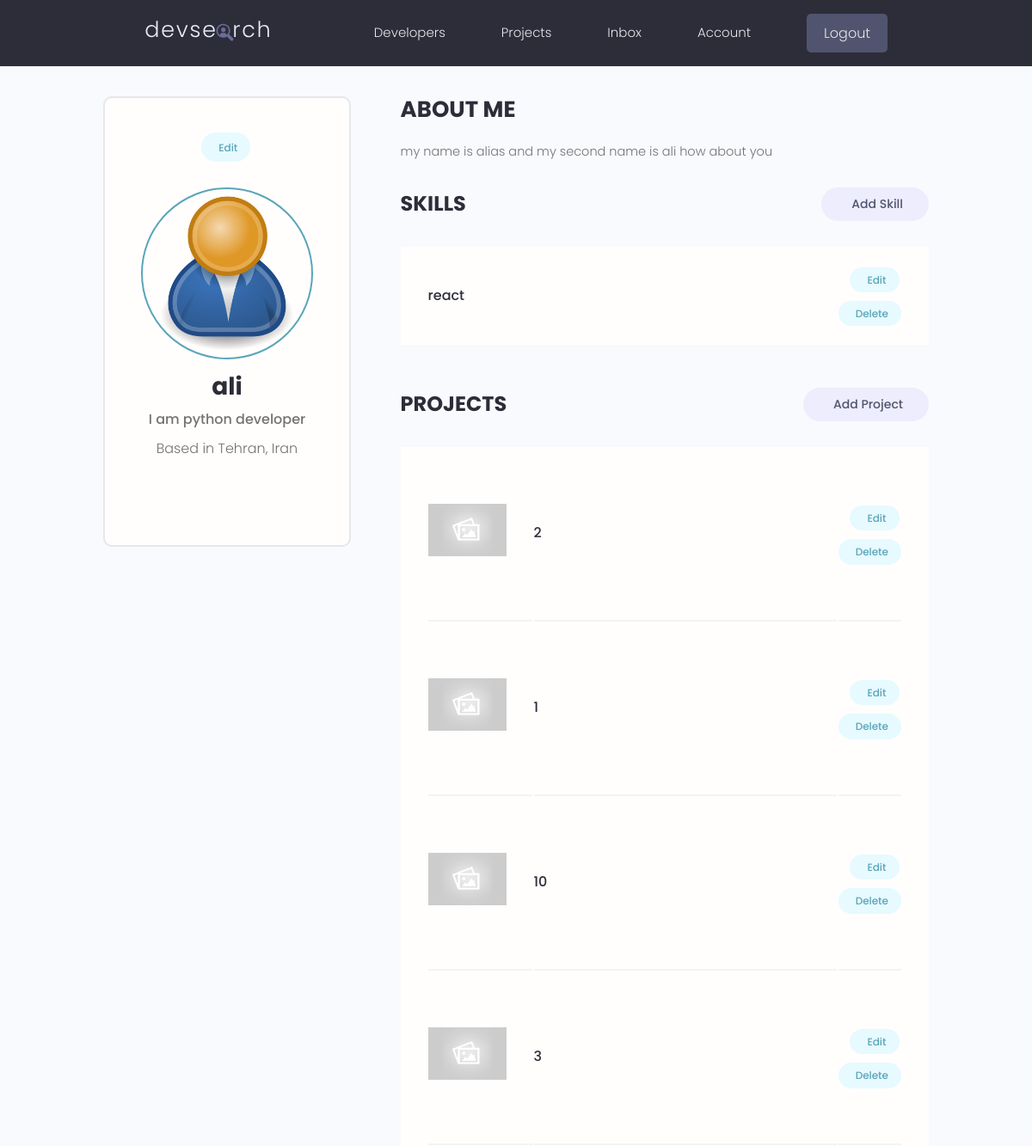
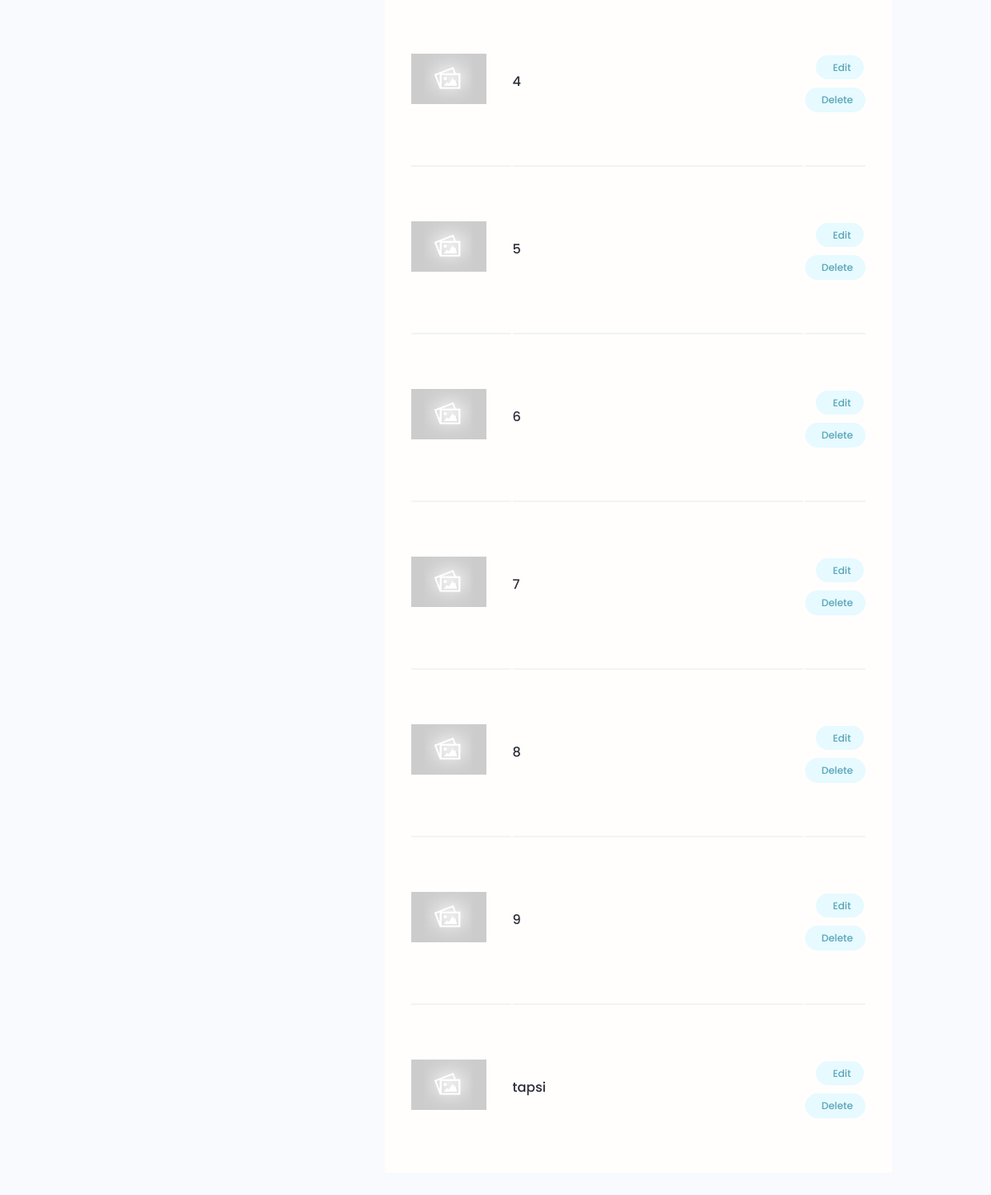
Page /account/ (signed in) on the committed database (2 pictures, top to bottom).
### users/models.py (models this page shows, shortened)
class Profile(models.Model):
    user = models.OneToOneField(User, on_delete=models.CASCADE, null=True, blank=True)
    name = models.CharField(max_length=200, null=True, blank=True)
    email = models.EmailField(max_length=500, null=True, blank=True)
    username = models.CharField(max_length=200, null=True, blank=True)
    location = models.CharField(max_length=200, null=True, blank=True)
    short_intro = models.CharField(max_length=200, null=True, blank=True)
    bio = models.TextField(null=True, blank=True)
    profile_image = models.ImageField(null=True, blank=True, upload_to='profiles/', default='profiles/user-default.png')
    social_github = models.CharField(max_length=200, null=True, blank=True)
    social_twitter = models.CharField(max_length=200, null=True, blank=True)
    social_linkedin = models.CharField(max_length=200, null=True, blank=True)
    social_youtube = models.CharField(max_length=200, null=True, blank=True)
    social_website = models.CharField(max_length=200, null=True, blank=True)
    created = models.DateTimeField(auto_now_add=True)
    id = models.UUIDField(default=uuid.uuid4, unique=True, primary_key=True, editable=False)

class Skill(models.Model):
    owner = models.ForeignKey(Profile, on_delete=models.CASCADE, null=True, blank=True)
    name = models.CharField(max_length=200, null=True, blank=True)
    description = models.TextField(null=True, blank=True)
    created = models.DateTimeField(auto_now_add=True)
    id = models.UUIDField(default=uuid.uuid4, unique=True, primary_key=True, editable=False)

### projects/models.py (models this page shows, shortened)
class Project(models.Model):
    owner = models.ForeignKey(Profile, on_delete=models.SET_NULL, null=True, blank=True)
    title = models.CharField(max_length=200)
    description = models.TextField(null=True, blank=True)
    featured_image = models.ImageField(null=True, blank=True, default='default.jpg')
    demo_link = models.CharField(max_length=2000, null=True, blank=True)
    source_link = models.CharField(max_length=2000, null=True, blank=True)
    tags = models.ManyToManyField('Tag', blank=True)
    vote_total = models.IntegerField(default=0, null=True, blank=True)
    vote_ratio = models.IntegerField(default=0, null=True, blank=True)
    created = models.DateTimeField(auto_now_add=True)
    id = models.UUIDField(default=uuid.uuid4, unique=True, primary_key=True, editable=False)
    class Meta:
        ordering = ['-vote_ratio', '-vote_total', 'title']

### users/views.py (the view)
# urls.py: path('account/', views.userAccount, name='account'),
@login_required(login_url='login')
def userAccount(request):
    profile = request.user.profile
    skills = profile.skill_set.all()
    projects = profile.project_set.all()
    context = {'profile': profile, 'skills':skills, 'projects': projects}
    return render(request, 'users/account.html', context)

### users/templates/users/account.html (shortened to what this page needs)
{% extends "main.html" %}
{% block content %}
  <main class="settingsPage profile my-md">
    <div class="container">
      <div class="layout">
        <div class="column column--1of3">
          <div class="card text-center">
            <div class="card__body dev">
              <a class="tag tag--pill tag--main settings__btn" href="{% url 'edit-account' %}"> Edit</a>
              <img class="avatar avatar--xl dev__avatar" src="{{profile.profile_image.url}}" />
              <h2 class="dev__name">{{profile.name}}</h2>
              <p class="dev__title">{{profile.short_intro}}</p>
              <p class="dev__location">Based in {{profile.location}}</p>
            </div>
          </div>
        </div>
        <div class="column column--2of3">
          <div class="devInfo">
            <h3 class="devInfo__title">About Me</h3>
            <p class="devInfo__about">{{profile.bio}}</p>
          </div>
          <div class="settings">
            <h3 class="settings__title">Skills</h3>
            <a class="tag tag--pill tag--sub settings__btn tag--lg" href="{% url 'create-skill' %}"> Add Skill</a>
          </div>
          <table class="settings__table">
            {% for skill in skills %}
            <tr>
              <td class="settings__tableInfo">
                <h4>{{skill.name}}</h4>
              </td>
              <td class="settings__tableActions">
                <a class="tag tag--pill tag--main settings__btn" href="{% url 'update-skill' skill.id %}"> Edit</a>
                <a class="tag tag--pill tag--main settings__btn" href="{% url 'delete-skill' skill.id %}">
                  Delete</a>
              </td>
            </tr>
            {% endfor %}
          </table>
          <div class="settings">
            <h3 class="settings__title">Projects</h3>
            <a class="tag tag--pill tag--sub settings__btn tag--lg" href="{% url 'add-project' %}"> Add Project</a>
          </div>
          <table class="settings__table">
            {% for project in projects %}
            <tr>
              <td class="settings__thumbnail">
                <a href="{% url 'project' project.id %}"><img src="{{project.featured_image.url}}" alt="Project Thumbnail" /></a>
              </td>
              <td class="settings__tableInfo">
                <a href="{% url 'project' project.id %}">{{project.title}}</a>
              </td>
              <td class="settings__tableActions">
                <a class="tag tag--pill tag--main settings__btn" href="{% url 'update-project' project.id %}"> Edit</a>
                <a class="tag tag--pill tag--main settings__btn" href="{% url 'delete-project' project.id %}">
                  Delete</a>
              </td>
            </tr>
            {% endfor %}
          </table>
        </div>
      </div>
    </div>
  </main>
  {% endblock content %}

### static/styles/app.css (style rules this page uses)
:root { --color-sub: #2d2d39; }
.card { border: 2px solid var(--color-light); }
img { width: 100%; }
.profile .card > .dev { padding: 4rem; }
.dev__avatar { display: block; margin: auto; }
.dev__name { color: var(--color-sub); font-size: 2.8rem; font-weight: 700; margin-top: 1rem; margin-bottom: 0.5rem; }
.dev__title { font-size: 1.6rem; font-weight: 500; line-height: 1.3; }
.dev__location { margin-top: 1rem; }
.devInfo { margin-bottom: 3rem; }
.devInfo__title, .devInfo__subtitle { font-size: 2.6rem; color: var(--color-sub); text-transform: uppercase; font-weight: 700; margin-bottom: 1.5rem; }
.devInfo__about, .devSkill__info { font-size: 1.45rem; line-height: 1.7; text-align: justify; }
.settingsPage .dev > .settings__btn { display: inline-block; margin-bottom: 3rem; }
.settings { display: flex; justify-content: space-between; align-items: center; }
.settings__title { font-size: 2.4rem; text-transform: uppercase; font-weight: 700; color: var(--color-sub); }
.settings__table { margin-top: 3rem; margin-bottom: 5rem; padding: 0 3rem; background: var(--color-white); }
.settings__table tr { width: 100%; }
.settings__table tr > td { padding: 2rem 0; }
.settings__table tr:not(:last-child) td { border-bottom: 2px solid var(--color-white-light); }
.settings__thumbnail { width: 23%; min-width: 10rem; }
.settings__thumbnail img { padding-right: 3rem; height: 15rem; object-fit: contain; }
.settings__tableInfo { width: 100%; }
.settings__tableInfo h4, .settings__tableInfo a { padding-right: 1rem; width: auto; font-size: 1.6rem; font-weight: 500; color: var(--color-sub); }
.settings__tableActions { text-align: right; }

### static/uikit/styles/modules/_variables.css (style rules this page uses)
:root { --color-main: #5aa5b9; --color-main-light: #e6faff; --color-sub: #3f4156; --color-sub-light: #51546e; --color-sub-lighter: #ededfd; --color-text: #737373; --color-gray: #8b8b8b; --color-light: #e5e7eb; --color-light-gray: #767676; --color-bg: #f8fafd; --color-white: #fffefd; --color-white-light: #f3f3f3; --color-success: #359e64; --color-success-bg: #def8e8; --color-error: #fc4b0b; --color-error-bg: #fff2ee; --font-base: 'Poppins', arial, helvetica, 'Segoe UI', roboto, ubuntu, sans-serif; --font-monospace: 'Fira Code', 'Courier New', courier, monospace; --font-regular: 300; --font-medium: 500; --font-bold: 700; --generic-shadow: 1px 1px 5px #00000010; --generic-transition: all 0.3s ease-in-out; }

### static/uikit/styles/modules/_base.css (style rules this page uses)
* { margin: 0; padding: 0; box-sizing: border-box; text-rendering: optimizeLegibility; color: inherit; font-size: inherit; }
html { font-size: 50%; }
@media only screen and (min-width: 480px) { html { font-size: 56.25%; } }
@media only screen and (min-width: 1200px) { html { font-size: 62.5%; } }
body { line-height: 1.6; font-weight: 400; font-size: 1.5rem; color: var(--color-text); background-color: var(--color-bg); min-height: 100vh; }

### static/uikit/styles/modules/_typography.css (style rules this page uses)
* { font-family: var(--font-base); }
h2 { font-size: 3.6rem; font-weight: var(--font-bold); }
h3 { font-size: 3.2rem; font-weight: var(--font-medium); }
h4 { font-size: 2.8rem; font-weight: var(--font-medium); }
p, span, strong { font-size: 1.6rem; color: var(--color-text); font-weight: var(--font-regular); }
a { padding-bottom: 2px; text-decoration: none; display: inline-block; color: var(--color-main); font-weight: var(--font-medium); }

### static/uikit/styles/modules/_utilities.css (style rules this page uses)
.container { width: 92%; max-width: 165rem; margin: 0 auto; box-sizing: border-box; }
@media screen and (min-width: 1000px) { .container { width: 90%; } }
@media screen and (min-width: 1200px) { .container { width: 80%; } }
.text-center { text-align: center; }
.my-md { margin: 3rem auto; }

### static/uikit/styles/modules/_avatar.css (style rules this page uses)
.avatar { border-radius: 50%; border: 2px solid var(--color-main); object-fit: cover; }
.avatar--xl { height: 20rem; width: 20rem; }

### static/uikit/styles/modules/_card.css (style rules this page uses)
.card { border-radius: 1rem; background-color: var(--color-white); border: 1.5px solid var(--color-light); width: auto; height: auto; margin-top: 0.5rem; margin-bottom: 0.5rem; overflow: hidden; }
.card__body, .card__header { padding: 2rem 2.5rem; }

### static/uikit/styles/modules/_layout.css (style rules this page uses)
.layout { display: flex; flex-flow: row wrap; justify-content: space-between; }
.layout > .column { margin-bottom: 3rem; }
.layout > .column.column--1of3 { flex-basis: 30%; }
.layout > .column.column--2of3 { flex-basis: 64%; }

### rows in the picture
Profile: profile_image (placeholder picture), name "ali", short_intro "I am python developer", location "Tehran, Iran", bio "my name is alias and my second name is ali how about you"
Skill: name "react"
Project: featured_image (placeholder picture), title "2"
Project: featured_image (placeholder picture), title "1"
Project: featured_image (placeholder picture), title "10"
Project: featured_image (placeholder picture), title "3"
Project: featured_image (placeholder picture), title "4"
Project: featured_image (placeholder picture), title "5"
Project: featured_image (placeholder picture), title "6"
Project: featured_image (placeholder picture), title "7"
Project: featured_image (placeholder picture), title "8"
Project: featured_image (placeholder picture), title "9"
Project: featured_image (placeholder picture), title "tapsi"
